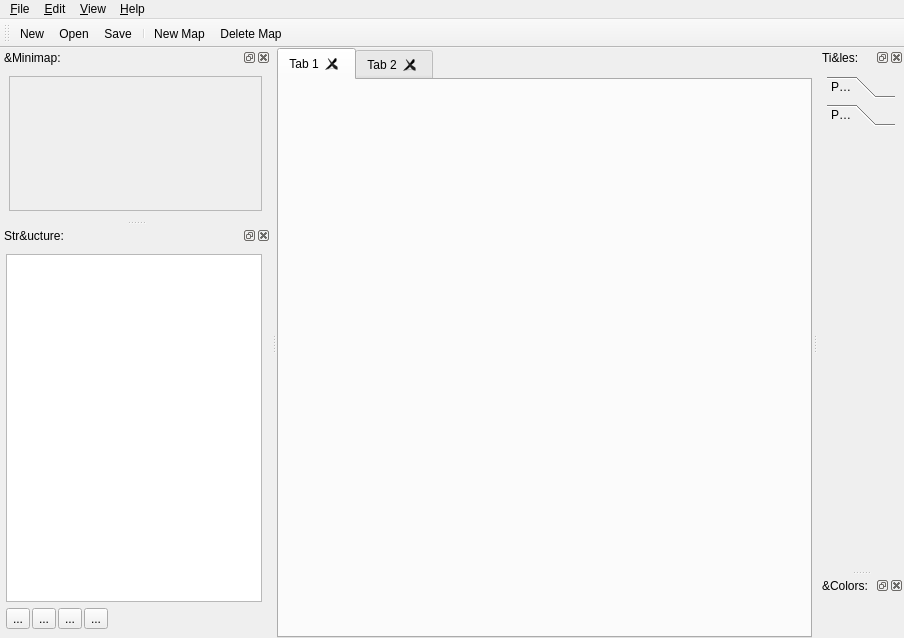
<?xml version="1.0" encoding="UTF-8"?>
<ui version="4.0">
 <class>mainwindow</class>
 <widget class="QMainWindow" name="mainwindow">
  <property name="geometry">
   <rect>
    <x>0</x>
    <y>0</y>
    <width>904</width>
    <height>638</height>
   </rect>
  </property>
  <property name="windowTitle">
   <string>RPGMapper</string>
  </property>
  <property name="windowIcon">
   <iconset resource="rpgmapper.qrc">
    <normaloff>:/icons/gfx/rpgmapper_32.png</normaloff>:/icons/gfx/rpgmapper_32.png</iconset>
  </property>
  <widget class="QWidget" name="centralWidget">
   <layout class="QVBoxLayout" name="mainWindowLayout">
    <property name="leftMargin">
     <number>0</number>
    </property>
    <property name="topMargin">
     <number>0</number>
    </property>
    <property name="rightMargin">
     <number>0</number>
    </property>
    <property name="bottomMargin">
     <number>0</number>
    </property>
    <item>
     <widget class="rpgmapper::view::MapTabWidget" name="mapTabWidget">
      <property name="autoFillBackground">
       <bool>false</bool>
      </property>
      <property name="currentIndex">
       <number>0</number>
      </property>
      <property name="tabsClosable">
       <bool>true</bool>
      </property>
      <property name="movable">
       <bool>true</bool>
      </property>
      <widget class="QWidget" name="tab">
       <attribute name="title">
        <string>Tab 1</string>
       </attribute>
      </widget>
      <widget class="QWidget" name="tab_2">
       <attribute name="title">
        <string>Tab 2</string>
       </attribute>
      </widget>
     </widget>
    </item>
   </layout>
  </widget>
  <widget class="QMenuBar" name="mainMenuBar">
   <property name="geometry">
    <rect>
     <x>0</x>
     <y>0</y>
     <width>904</width>
     <height>29</height>
    </rect>
   </property>
   <widget class="QMenu" name="fileMenu">
    <property name="title">
     <string>&amp;File</string>
    </property>
    <widget class="QMenu" name="openRecentMenu">
     <property name="title">
      <string>Open &amp;recent ...</string>
     </property>
     <addaction name="actionClearRecentList"/>
    </widget>
    <addaction name="actionOpenAtlasFile"/>
    <addaction name="openRecentMenu"/>
    <addaction name="actionShowAtlasProperties"/>
    <addaction name="actionSaveAtlasFile"/>
    <addaction name="actionSaveAtlasFileAs"/>
    <addaction name="separator"/>
    <addaction name="actionQuit"/>
   </widget>
   <widget class="QMenu" name="helpMenu">
    <property name="title">
     <string>&amp;Help</string>
    </property>
    <addaction name="actionHelp"/>
    <addaction name="actionShowAboutDialog"/>
   </widget>
   <widget class="QMenu" name="editMenu">
    <property name="title">
     <string>&amp;Edit</string>
    </property>
    <addaction name="actionCreateNewRegion"/>
    <addaction name="actionShowRegionProperties"/>
    <addaction name="actionDeleteRegion"/>
    <addaction name="separator"/>
    <addaction name="actionCreateNewMap"/>
    <addaction name="actionShowMapProperties"/>
    <addaction name="actionDeleteMap"/>
   </widget>
   <widget class="QMenu" name="viewMenu">
    <property name="title">
     <string>&amp;View</string>
    </property>
    <addaction name="actionViewMap"/>
    <addaction name="separator"/>
    <addaction name="actionViewMinimap"/>
    <addaction name="actionViewTilesDock"/>
    <addaction name="actionViewStructureTree"/>
    <addaction name="actionViewColorPicker"/>
   </widget>
   <addaction name="fileMenu"/>
   <addaction name="editMenu"/>
   <addaction name="viewMenu"/>
   <addaction name="helpMenu"/>
  </widget>
  <widget class="QToolBar" name="mainToolBar">
   <property name="windowTitle">
    <string>toolBar</string>
   </property>
   <attribute name="toolBarArea">
    <enum>TopToolBarArea</enum>
   </attribute>
   <attribute name="toolBarBreak">
    <bool>false</bool>
   </attribute>
   <addaction name="actionCreateNew"/>
   <addaction name="actionOpenAtlasFile"/>
   <addaction name="actionSaveAtlasFile"/>
   <addaction name="separator"/>
   <addaction name="actionCreateNewMap"/>
   <addaction name="actionDeleteMap"/>
  </widget>
  <widget class="QDockWidget" name="miniMapDockWidget">
   <property name="windowTitle">
    <string>&amp;Minimap:</string>
   </property>
   <attribute name="dockWidgetArea">
    <number>1</number>
   </attribute>
   <widget class="QWidget" name="miniMapDockWidgetContent">
    <layout class="QVBoxLayout" name="miniMapDockWidgetContentLayout">
     <item>
      <widget class="QScrollArea" name="miniMapScrollArea">
       <property name="widgetResizable">
        <bool>true</bool>
       </property>
       <widget class="QWidget" name="miniMapWidget">
        <property name="geometry">
         <rect>
          <x>0</x>
          <y>0</y>
          <width>252</width>
          <height>138</height>
         </rect>
        </property>
       </widget>
      </widget>
     </item>
    </layout>
   </widget>
  </widget>
  <widget class="QDockWidget" name="tilesDockWidget">
   <property name="windowTitle">
    <string>Ti&amp;les:</string>
   </property>
   <attribute name="dockWidgetArea">
    <number>2</number>
   </attribute>
   <widget class="QWidget" name="tilesDockWidgetContent">
    <layout class="QVBoxLayout" name="tilesDockWidgetContentLayout">
     <item>
      <widget class="QToolBox" name="iconsToolBox">
       <property name="currentIndex">
        <number>1</number>
       </property>
       <widget class="QWidget" name="page">
        <property name="geometry">
         <rect>
          <x>0</x>
          <y>0</y>
          <width>96</width>
          <height>26</height>
         </rect>
        </property>
        <attribute name="label">
         <string>Page 1</string>
        </attribute>
       </widget>
       <widget class="QWidget" name="page_2">
        <property name="geometry">
         <rect>
          <x>0</x>
          <y>0</y>
          <width>80</width>
          <height>344</height>
         </rect>
        </property>
        <attribute name="label">
         <string>Page 2</string>
        </attribute>
       </widget>
      </widget>
     </item>
    </layout>
   </widget>
  </widget>
  <widget class="QDockWidget" name="atlasStructureDockWidget">
   <property name="windowTitle">
    <string>Str&amp;ucture:</string>
   </property>
   <attribute name="dockWidgetArea">
    <number>1</number>
   </attribute>
   <widget class="QWidget" name="atlasStructureDockWidgetContent">
    <layout class="QVBoxLayout" name="atlasStructureDockWidgetContentLayout">
     <property name="spacing">
      <number>6</number>
     </property>
     <property name="leftMargin">
      <number>6</number>
     </property>
     <item>
      <widget class="rpgmapper::view::StructuralTreeWidget" name="atlasTreeWidget">
       <property name="contextMenuPolicy">
        <enum>Qt::CustomContextMenu</enum>
       </property>
       <property name="alternatingRowColors">
        <bool>true</bool>
       </property>
       <property name="rootIsDecorated">
        <bool>false</bool>
       </property>
       <property name="uniformRowHeights">
        <bool>true</bool>
       </property>
       <property name="sortingEnabled">
        <bool>true</bool>
       </property>
       <property name="animated">
        <bool>true</bool>
       </property>
       <property name="allColumnsShowFocus">
        <bool>true</bool>
       </property>
       <property name="expandsOnDoubleClick">
        <bool>false</bool>
       </property>
       <property name="columnCount">
        <number>1</number>
       </property>
       <attribute name="headerVisible">
        <bool>false</bool>
       </attribute>
       <column>
        <property name="text">
         <string notr="true">1</string>
        </property>
       </column>
      </widget>
     </item>
     <item>
      <widget class="QWidget" name="atlasTreeButtons" native="true">
       <layout class="QHBoxLayout" name="atlasTreeButtonsLayout">
        <property name="spacing">
         <number>2</number>
        </property>
        <property name="leftMargin">
         <number>0</number>
        </property>
        <property name="topMargin">
         <number>0</number>
        </property>
        <property name="rightMargin">
         <number>0</number>
        </property>
        <property name="bottomMargin">
         <number>0</number>
        </property>
        <item>
         <widget class="QToolButton" name="atlasTreeNewRegionToolButton">
          <property name="maximumSize">
           <size>
            <width>24</width>
            <height>24</height>
           </size>
          </property>
          <property name="text">
           <string>...</string>
          </property>
          <property name="icon">
           <iconset resource="rpgmapper.qrc">
            <normaloff>:/icons/gfx/region-new.png</normaloff>:/icons/gfx/region-new.png</iconset>
          </property>
         </widget>
        </item>
        <item>
         <widget class="QToolButton" name="atlasTreeDeleteRegionToolButton">
          <property name="maximumSize">
           <size>
            <width>24</width>
            <height>24</height>
           </size>
          </property>
          <property name="text">
           <string>...</string>
          </property>
          <property name="icon">
           <iconset resource="rpgmapper.qrc">
            <normaloff>:/icons/gfx/region-delete.png</normaloff>:/icons/gfx/region-delete.png</iconset>
          </property>
         </widget>
        </item>
        <item>
         <widget class="QToolButton" name="atlasTreeNewMapToolButton">
          <property name="maximumSize">
           <size>
            <width>24</width>
            <height>24</height>
           </size>
          </property>
          <property name="text">
           <string>...</string>
          </property>
          <property name="icon">
           <iconset resource="rpgmapper.qrc">
            <normaloff>:/icons/gfx/map-new.png</normaloff>:/icons/gfx/map-new.png</iconset>
          </property>
         </widget>
        </item>
        <item>
         <widget class="QToolButton" name="atlasTreeDeleteMapToolButton">
          <property name="maximumSize">
           <size>
            <width>24</width>
            <height>24</height>
           </size>
          </property>
          <property name="text">
           <string>...</string>
          </property>
          <property name="icon">
           <iconset resource="rpgmapper.qrc">
            <normaloff>:/icons/gfx/map-delete.png</normaloff>:/icons/gfx/map-delete.png</iconset>
          </property>
         </widget>
        </item>
        <item>
         <spacer name="atlasTreeButtonsSpacer">
          <property name="orientation">
           <enum>Qt::Horizontal</enum>
          </property>
          <property name="sizeHint" stdset="0">
           <size>
            <width>40</width>
            <height>20</height>
           </size>
          </property>
         </spacer>
        </item>
       </layout>
      </widget>
     </item>
    </layout>
   </widget>
  </widget>
  <widget class="QDockWidget" name="colorPickerDockWidget">
   <property name="windowTitle">
    <string>&amp;Colors:</string>
   </property>
   <attribute name="dockWidgetArea">
    <number>2</number>
   </attribute>
   <widget class="QWidget" name="colorPickerDockWidgetContents"/>
  </widget>
  <action name="actionCreateNew">
   <property name="icon">
    <iconset resource="rpgmapper.qrc">
     <normaloff>:/icons/gfx/atlas-new.png</normaloff>:/icons/gfx/atlas-new.png</iconset>
   </property>
   <property name="text">
    <string>&amp;New</string>
   </property>
   <property name="toolTip">
    <string>Create a new atlas</string>
   </property>
  </action>
  <action name="actionOpenAtlasFile">
   <property name="icon">
    <iconset resource="rpgmapper.qrc">
     <normaloff>:/icons/gfx/atlas-open.png</normaloff>:/icons/gfx/atlas-open.png</iconset>
   </property>
   <property name="text">
    <string>&amp;Open</string>
   </property>
   <property name="toolTip">
    <string>Open an atlas from file</string>
   </property>
   <property name="shortcut">
    <string>Ctrl+O</string>
   </property>
  </action>
  <action name="actionSaveAtlasFile">
   <property name="icon">
    <iconset resource="rpgmapper.qrc">
     <normaloff>:/icons/gfx/atlas-save.png</normaloff>:/icons/gfx/atlas-save.png</iconset>
   </property>
   <property name="text">
    <string>&amp;Save</string>
   </property>
   <property name="toolTip">
    <string>Save atlas to file</string>
   </property>
   <property name="shortcut">
    <string>Ctrl+S</string>
   </property>
  </action>
  <action name="actionShowAboutDialog">
   <property name="icon">
    <iconset resource="rpgmapper.qrc">
     <normaloff>:/icons/gfx/help-about.png</normaloff>:/icons/gfx/help-about.png</iconset>
   </property>
   <property name="text">
    <string>&amp;About</string>
   </property>
   <property name="toolTip">
    <string>About RPGMapper</string>
   </property>
  </action>
  <action name="actionQuit">
   <property name="text">
    <string>&amp;Quit</string>
   </property>
   <property name="toolTip">
    <string>Quit RPGMapper</string>
   </property>
   <property name="shortcut">
    <string>Ctrl+Q</string>
   </property>
  </action>
  <action name="actionShowAtlasProperties">
   <property name="text">
    <string>&amp;Properties</string>
   </property>
   <property name="toolTip">
    <string>Properties of the current atlas</string>
   </property>
  </action>
  <action name="actionSaveAtlasFileAs">
   <property name="icon">
    <iconset resource="rpgmapper.qrc">
     <normaloff>:/icons/gfx/atlas-save-as.png</normaloff>:/icons/gfx/atlas-save-as.png</iconset>
   </property>
   <property name="text">
    <string>Sa&amp;ve as ...</string>
   </property>
   <property name="toolTip">
    <string>Save current atlas under a new name</string>
   </property>
  </action>
  <action name="actionCreateNewMap">
   <property name="icon">
    <iconset resource="rpgmapper.qrc">
     <normaloff>:/icons/gfx/map-new.png</normaloff>:/icons/gfx/map-new.png</iconset>
   </property>
   <property name="text">
    <string>New &amp;Map</string>
   </property>
   <property name="toolTip">
    <string>Add a new map to the atlas</string>
   </property>
   <property name="shortcut">
    <string>Ctrl+N</string>
   </property>
  </action>
  <action name="actionDeleteMap">
   <property name="icon">
    <iconset resource="rpgmapper.qrc">
     <normaloff>:/icons/gfx/map-delete.png</normaloff>:/icons/gfx/map-delete.png</iconset>
   </property>
   <property name="text">
    <string>D&amp;elete Map</string>
   </property>
   <property name="toolTip">
    <string>Delete current map from atlas</string>
   </property>
  </action>
  <action name="actionShowMapProperties">
   <property name="text">
    <string>Map &amp;Properties</string>
   </property>
   <property name="toolTip">
    <string>Properties of the current map</string>
   </property>
  </action>
  <action name="actionClearRecentList">
   <property name="icon">
    <iconset resource="rpgmapper.qrc">
     <normaloff>:/icons/gfx/clear.png</normaloff>:/icons/gfx/clear.png</iconset>
   </property>
   <property name="text">
    <string>&amp;Clear list</string>
   </property>
  </action>
  <action name="actionHelp">
   <property name="icon">
    <iconset resource="rpgmapper.qrc">
     <normaloff>:/icons/gfx/help-content.png</normaloff>:/icons/gfx/help-content.png</iconset>
   </property>
   <property name="text">
    <string>&amp;Help</string>
   </property>
  </action>
  <action name="actionCreateNewRegion">
   <property name="icon">
    <iconset resource="rpgmapper.qrc">
     <normaloff>:/icons/gfx/region-new.png</normaloff>:/icons/gfx/region-new.png</iconset>
   </property>
   <property name="text">
    <string>&amp;New Region</string>
   </property>
   <property name="toolTip">
    <string>Create a new region on the atlas</string>
   </property>
  </action>
  <action name="actionShowRegionProperties">
   <property name="text">
    <string>&amp;Region Properties</string>
   </property>
  </action>
  <action name="actionDeleteRegion">
   <property name="icon">
    <iconset resource="rpgmapper.qrc">
     <normaloff>:/icons/gfx/region-delete.png</normaloff>:/icons/gfx/region-delete.png</iconset>
   </property>
   <property name="text">
    <string>&amp;Delete Region</string>
   </property>
   <property name="toolTip">
    <string>Delete the current region from the atlas</string>
   </property>
  </action>
  <action name="actionViewMinimap">
   <property name="checkable">
    <bool>true</bool>
   </property>
   <property name="checked">
    <bool>true</bool>
   </property>
   <property name="text">
    <string>&amp;Minimap</string>
   </property>
  </action>
  <action name="actionViewTilesDock">
   <property name="checkable">
    <bool>true</bool>
   </property>
   <property name="checked">
    <bool>true</bool>
   </property>
   <property name="text">
    <string>&amp;Tile</string>
   </property>
  </action>
  <action name="actionViewStructureTree">
   <property name="checkable">
    <bool>true</bool>
   </property>
   <property name="checked">
    <bool>true</bool>
   </property>
   <property name="text">
    <string>&amp;Structure</string>
   </property>
  </action>
  <action name="actionCloseMap">
   <property name="text">
    <string>Close Map</string>
   </property>
   <property name="shortcut">
    <string>Ctrl+F4</string>
   </property>
  </action>
  <action name="actionViewColorPicker">
   <property name="checkable">
    <bool>true</bool>
   </property>
   <property name="checked">
    <bool>true</bool>
   </property>
   <property name="text">
    <string>&amp;Colors</string>
   </property>
  </action>
  <action name="actionRedraw">
   <property name="text">
    <string>Redraw</string>
   </property>
   <property name="shortcut">
    <string>F5</string>
   </property>
  </action>
  <action name="actionViewMap">
   <property name="text">
    <string>&amp;View Map</string>
   </property>
   <property name="toolTip">
    <string>Shows the map</string>
   </property>
  </action>
 </widget>
 <customwidgets>
  <customwidget>
   <class>rpgmapper::view::StructuralTreeWidget</class>
   <extends>QTreeWidget</extends>
   <header>structuraltreewidget.hpp</header>
  </customwidget>
  <customwidget>
   <class>rpgmapper::view::MapTabWidget</class>
   <extends>QTabWidget</extends>
   <header>maptabwidget.hpp</header>
   <container>1</container>
  </customwidget>
 </customwidgets>
 <tabstops>
  <tabstop>mapTabWidget</tabstop>
  <tabstop>miniMapScrollArea</tabstop>
  <tabstop>atlasTreeWidget</tabstop>
  <tabstop>atlasTreeNewRegionToolButton</tabstop>
  <tabstop>atlasTreeDeleteRegionToolButton</tabstop>
  <tabstop>atlasTreeNewMapToolButton</tabstop>
  <tabstop>atlasTreeDeleteMapToolButton</tabstop>
 </tabstops>
 <resources>
  <include location="rpgmapper.qrc"/>
 </resources>
 <connections/>
</ui>
